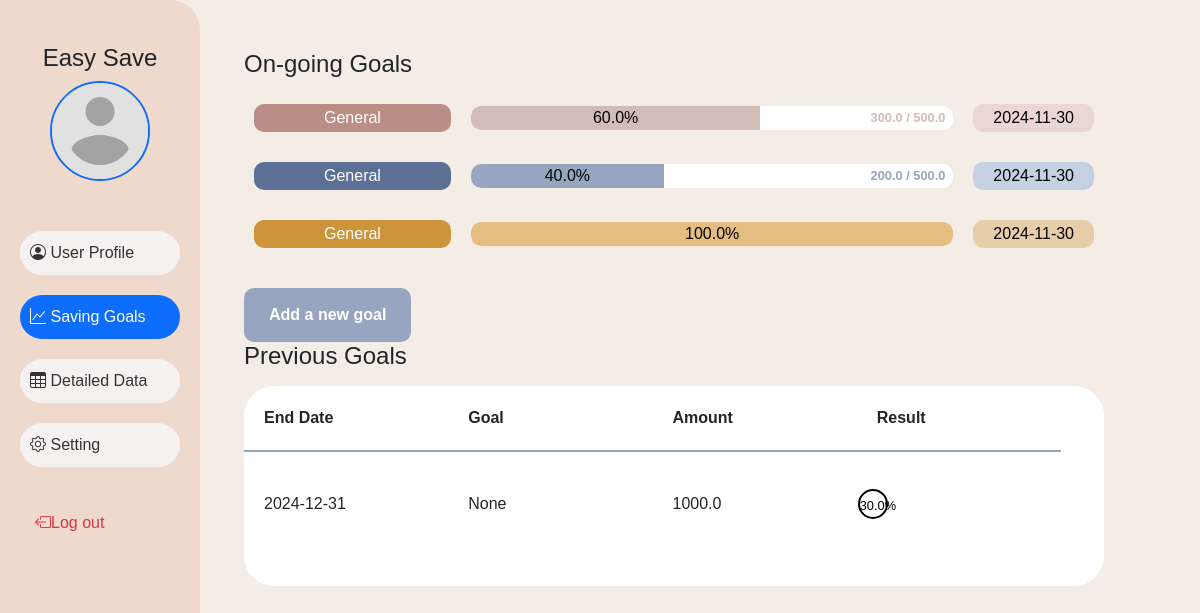
/savingGoal (signed in), run on an earlier commit of the app's database.
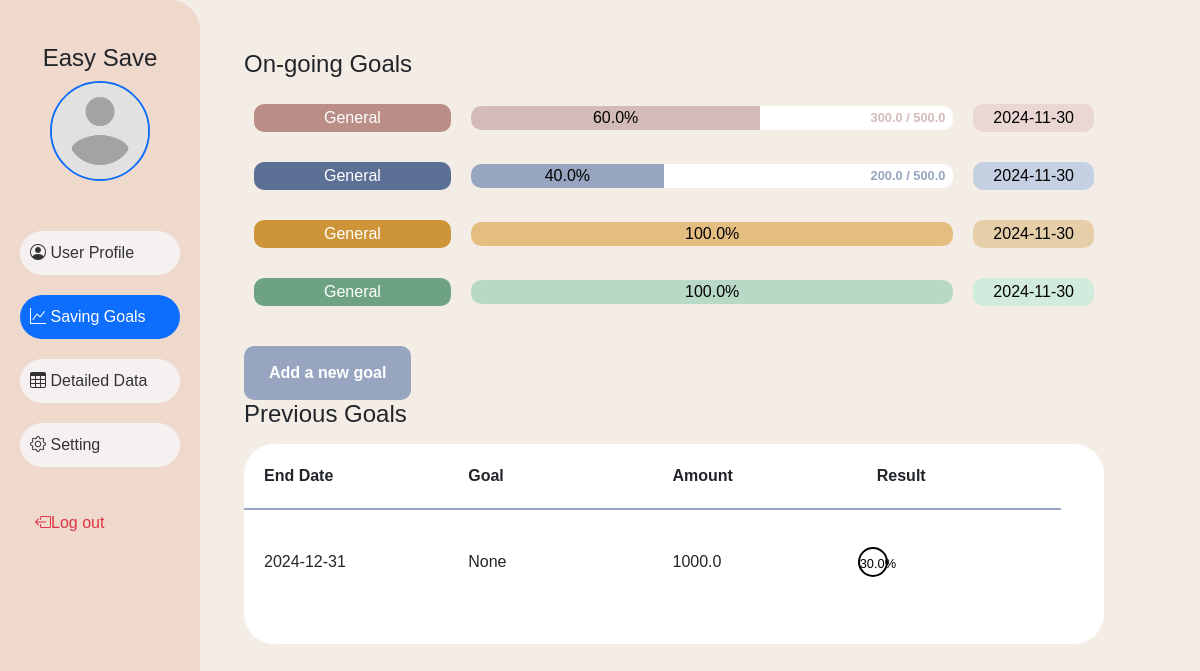
And on a later commit of the database.
### database.py (models this page shows, shortened)
class Saving_Goal(db.Model):
    __tablename__ = 'saving_goal'
    saving_goal_id = db.Column(db.Integer, primary_key=True, autoincrement=True)
    user_id = db.Column(db.Integer, db.ForeignKey('user.user_id'), nullable=True)
    name = db.Column(db.String(200))
    amount = db.Column(db.Float)
    start_date = db.Column(db.DateTime)
    end_date = db.Column(db.DateTime)
    progress = db.Column(db.String(100))
    progress_amount = db.Column(db.Float)

### app.py (the view, shortened to what this page needs)
@app.route('/savingGoal', methods=['GET', 'POST'])
def show_saving_goal_page():
    if 'user_id' not in session:
        return render_template('login.html')
    user_id = session.get('user_id')
    user = User.query.filter_by(user_id = user_id).first()
    goals = Saving_Goal.query.filter_by(user_id=user_id).all()  # Only fetch goals for the logged-in user
    onGoingGoals = Saving_Goal.query.filter(
        Saving_Goal.user_id == user_id,
        Saving_Goal.progress == 'ongoing').order_by(Saving_Goal.end_date.desc()).limit(4).all()
    return render_template('savingGoal.html', active_page='savingGoal', user = user, goals=goals, onGoingGoals = onGoingGoals)

### templates/savingGoal.html (shortened to what this page needs)
{% extends "base.html" %}
{% block styles %}
<link rel="stylesheet" href="{{ url_for('static', filename='css/savingGoal.css') }}">
{% endblock %}
{% block content %}
<div class="goals-container">
    <h2>On-going Goals</h2>
    {% for goal in onGoingGoals %}
    {%if goal.progress == "ongoing"%}
    {% set percentage = ((goal.progress_amount / goal.amount) * 100) | round %}
    <div class="goal-item">
        <div class="goal-name goal-name-{{ loop.index }}"> {{ goal.name if goal.name else "General" }}</div>
        <div class="progress-bar ">
            <div class="progress-bar-fill progress-bar-fill-{{ loop.index }}" style="width: {{ percentage }}%;">{{
                percentage }}%</div>
            {% if percentage <= 80 %} <span class="progress-text progress-text-{{ loop.index }}">{{ goal.progress_amount
                }} / {{ goal.amount }}</span>
                {% endif %}
        </div>
        <div class="goal-date goal-date-{{ loop.index }}">{{ goal.end_date.strftime('%Y-%m-%d') }}</div>
    </div>
    {%endif%}
    {% endfor %}
    <button class="save-btn" id="add-goal-btn" type="button" style="margin-top: 20px;">Add a new goal</button>
    <h2>Previous Goals</h2>
    <table class="records-table" style="width: 100%; border-collapse: collapse;">
        <thead>
            <tr>
                <th style="text-align: left; padding: 20px; border-bottom: 2px solid #97A5C0;">End Date</th>
                <th style="text-align: left; padding: 20px; border-bottom: 2px solid #97A5C0;">Goal</th>
                <th style="text-align: left; padding: 20px; border-bottom: 2px solid #97A5C0;">Amount</th>
                <th style="text-align: left; padding: 20px; border-bottom: 2px solid #97A5C0;">Result</th>
            </tr>
        </thead>
        <tbody>
            {%for goal in goals%}
            <tr>
                <td style="text-align: left; padding: 20px;">{{goal.end_date.strftime('%Y-%m-%d')}}</td>
                <td style="text-align: left; padding: 20px;">{{goal.name}}</td>
                <td style="text-align: left; padding: 20px;">{{goal.amount}}</td>
                {%if goal.progress == "finished"%}
                <td style="text-align: left; padding: 20px;">
                    <span>✔</span>
                </td>
                {%else%}
                <td>
                    <span style="font-size: 0.8em;">{{((goal.progress_amount / goal.amount) * 100) | round}}%</span>
                </td>
                {%endif%}
            <tr>
            {%endfor%}
        </tbody>
    </table>
</div>
{% endblock %}

What changed in the data, as far as the page shows it:
added Saving_Goal: name "General", percentage "100.0", end_date "2024-11-30", shown under "On-going Goals"
